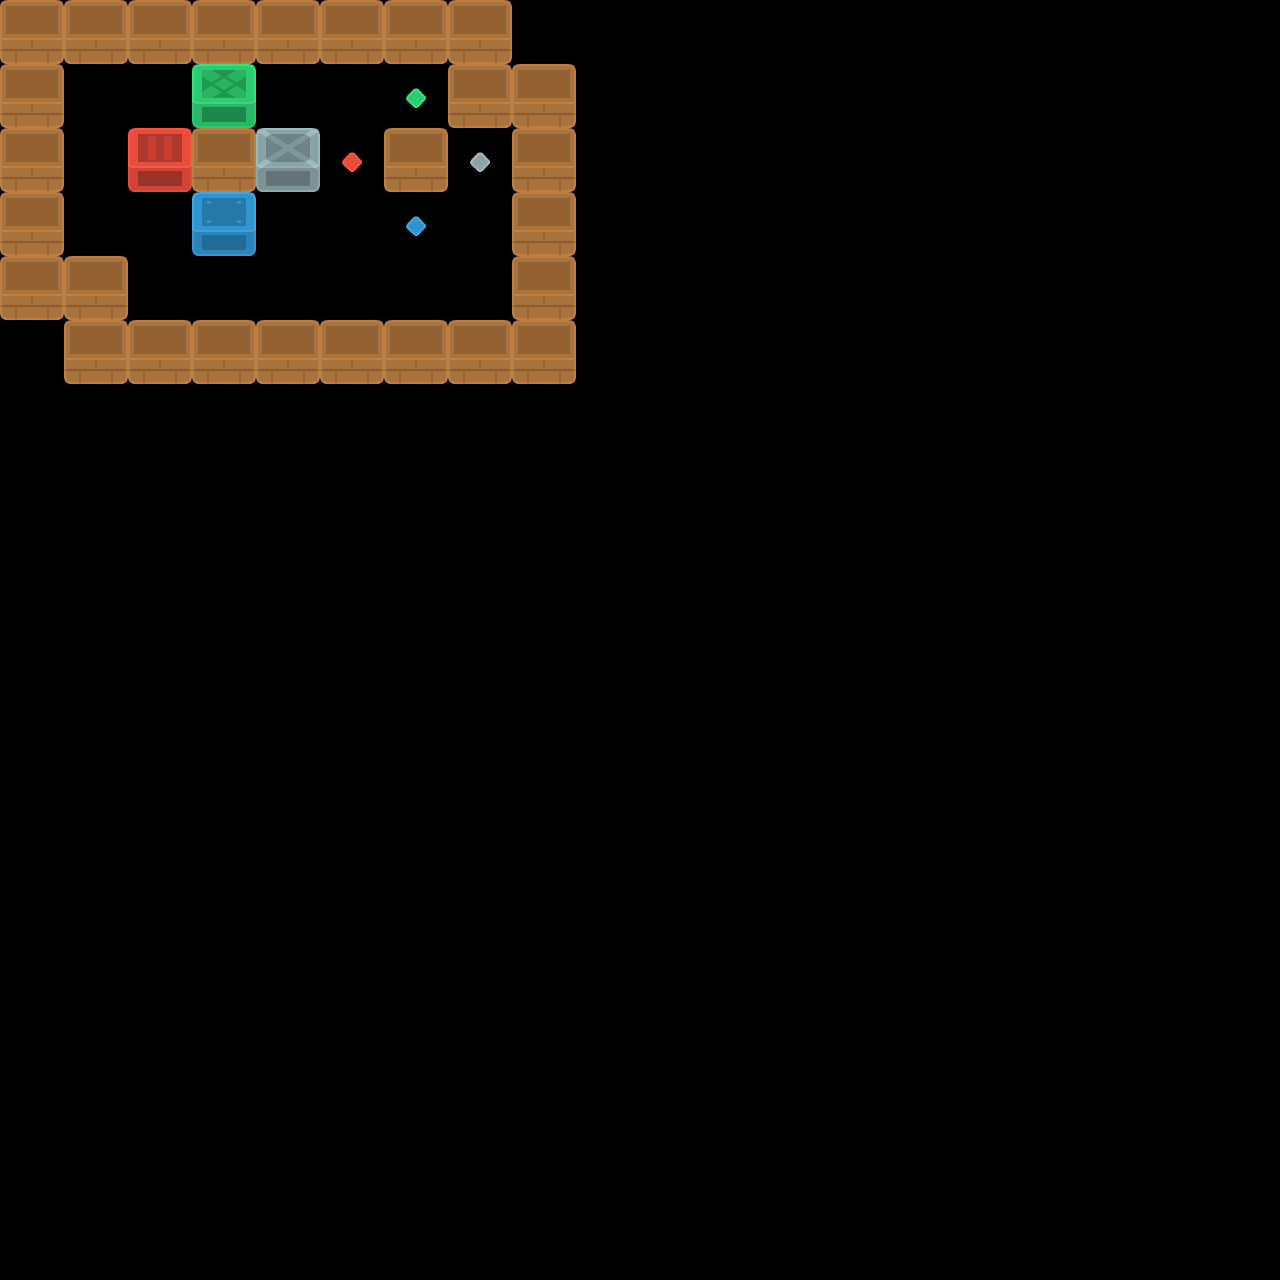

A level layout from a 2D game, rendered from its tile map. Below: a short description, then the map file with its tile-grid data intact:
An orthogonal 20x20 tile map with 64x64 px tiles, 1 tile layer (Level).

<map version="1.5" tiledversion="1.7.0" orientation="orthogonal" renderorder="right-down" width="20" height="20" tilewidth="64" tileheight="64" infinite="0" nextlayerid="2" nextobjectid="1">
 <tileset firstgid="1" name="sokoban" tilewidth="64" tileheight="64" tilecount="104" columns="13">
  <image source="../assets/sokoban_tilesheet.png" width="832" height="512" />
 </tileset>
 <layer id="1" name="Level" width="20" height="20">
  <data encoding="csv">
101,101,101,101,101,101,101,101,0,0,0,0,0,0,0,0,0,0,0,0,
101,0,0,10,0,0,65,101,101,0,0,0,0,0,0,0,0,0,0,0,
101,0,8,101,11,39,101,78,101,0,0,0,0,0,0,0,0,0,0,0,
101,0,0,9,0,0,52,0,101,0,0,0,0,0,0,0,0,0,0,0,
101,101,0,0,0,0,0,0,101,0,0,0,0,0,0,0,0,0,0,0,
0,101,101,101,101,101,101,101,101,0,0,0,0,0,0,0,0,0,0,0,
0,0,0,0,0,0,0,0,0,0,0,0,0,0,0,0,0,0,0,0,
0,0,0,0,0,0,0,0,0,0,0,0,0,0,0,0,0,0,0,0,
0,0,0,0,0,0,0,0,0,0,0,0,0,0,0,0,0,0,0,0,
0,0,0,0,0,0,0,0,0,0,0,0,0,0,0,0,0,0,0,0,
0,0,0,0,0,0,0,0,0,0,0,0,0,0,0,0,0,0,0,0,
0,0,0,0,0,0,0,0,0,0,0,0,0,0,0,0,0,0,0,0,
0,0,0,0,0,0,0,0,0,0,0,0,0,0,0,0,0,0,0,0,
0,0,0,0,0,0,0,0,0,0,0,0,0,0,0,0,0,0,0,0,
0,0,0,0,0,0,0,0,0,0,0,0,0,0,0,0,0,0,0,0,
0,0,0,0,0,0,0,0,0,0,0,0,0,0,0,0,0,0,0,0,
0,0,0,0,0,0,0,0,0,0,0,0,0,0,0,0,0,0,0,0,
0,0,0,0,0,0,0,0,0,0,0,0,0,0,0,0,0,0,0,0,
0,0,0,0,0,0,0,0,0,0,0,0,0,0,0,0,0,0,0,0,
0,0,0,0,0,0,0,0,0,0,0,0,0,0,0,0,0,0,0,0
</data>
 </layer>
</map>
